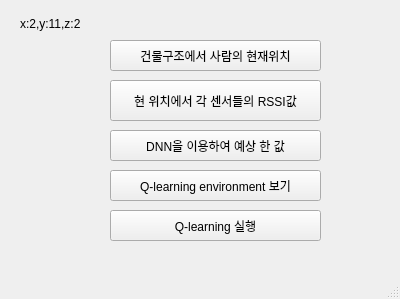
<?xml version="1.0" encoding="UTF-8"?>
<ui version="4.0">
 <class>MainWindow</class>
 <widget class="QMainWindow" name="MainWindow">
  <property name="geometry">
   <rect>
    <x>0</x>
    <y>0</y>
    <width>400</width>
    <height>299</height>
   </rect>
  </property>
  <property name="windowTitle">
   <string>MainWindow</string>
  </property>
  <widget class="QWidget" name="centralwidget">
   <widget class="QPushButton" name="btn3">
    <property name="geometry">
     <rect>
      <x>110</x>
      <y>170</y>
      <width>211</width>
      <height>31</height>
     </rect>
    </property>
    <property name="text">
     <string>Q-learning environment 보기</string>
    </property>
   </widget>
   <widget class="QPushButton" name="btn4">
    <property name="geometry">
     <rect>
      <x>110</x>
      <y>210</y>
      <width>211</width>
      <height>31</height>
     </rect>
    </property>
    <property name="text">
     <string>Q-learning 실행</string>
    </property>
   </widget>
   <widget class="QLabel" name="label">
    <property name="geometry">
     <rect>
      <x>20</x>
      <y>13</y>
      <width>81</width>
      <height>21</height>
     </rect>
    </property>
    <property name="text">
     <string>x:2,y:11,z:2</string>
    </property>
   </widget>
   <widget class="QPushButton" name="btn2">
    <property name="geometry">
     <rect>
      <x>110</x>
      <y>130</y>
      <width>211</width>
      <height>31</height>
     </rect>
    </property>
    <property name="text">
     <string>DNN을 이용하여 예상 한 값</string>
    </property>
   </widget>
   <widget class="QPushButton" name="btn1">
    <property name="geometry">
     <rect>
      <x>110</x>
      <y>80</y>
      <width>211</width>
      <height>41</height>
     </rect>
    </property>
    <property name="text">
     <string>현 위치에서 각 센서들의 RSSI값</string>
    </property>
   </widget>
   <widget class="QPushButton" name="btn5">
    <property name="geometry">
     <rect>
      <x>110</x>
      <y>40</y>
      <width>211</width>
      <height>31</height>
     </rect>
    </property>
    <property name="text">
     <string>건물구조에서 사람의 현재위치</string>
    </property>
   </widget>
  </widget>
  <widget class="QMenuBar" name="menubar">
   <property name="geometry">
    <rect>
     <x>0</x>
     <y>0</y>
     <width>400</width>
     <height>21</height>
    </rect>
   </property>
  </widget>
  <widget class="QStatusBar" name="statusbar"/>
 </widget>
 <resources/>
 <connections/>
</ui>
